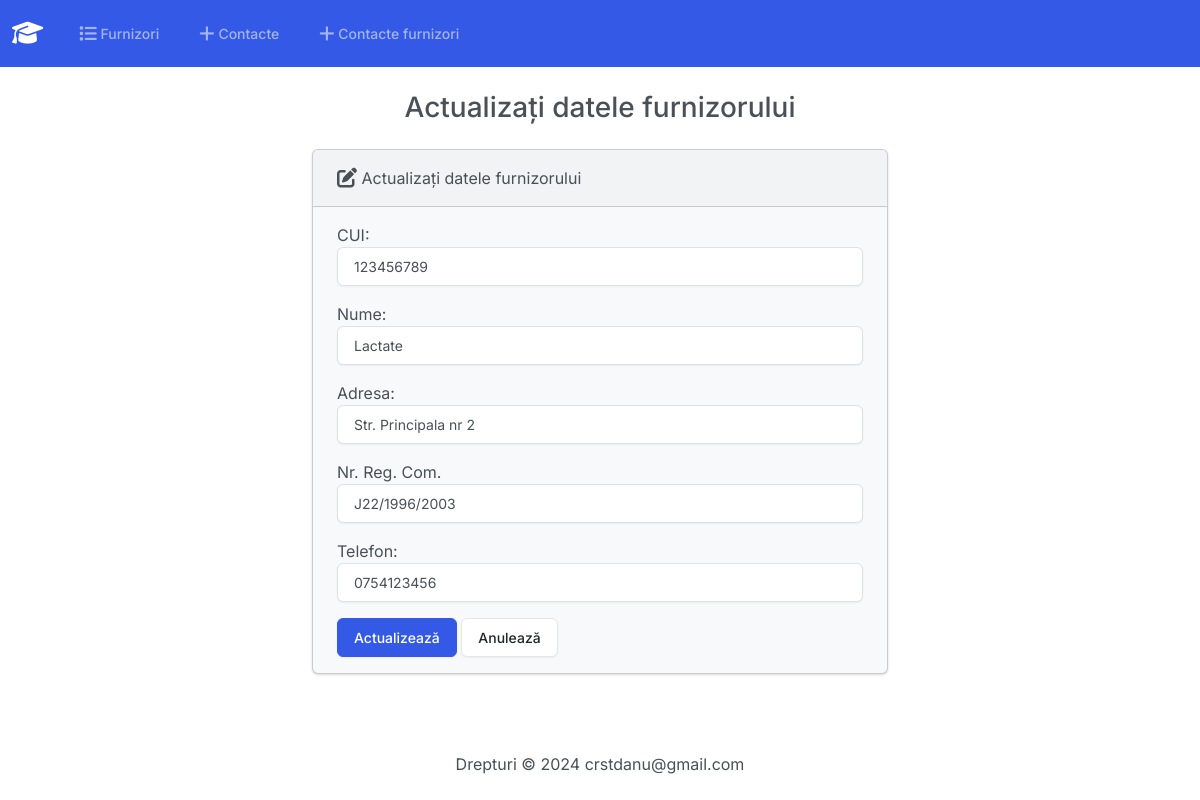
The page /furnizori/editeaza/1 on the database as committed earlier.
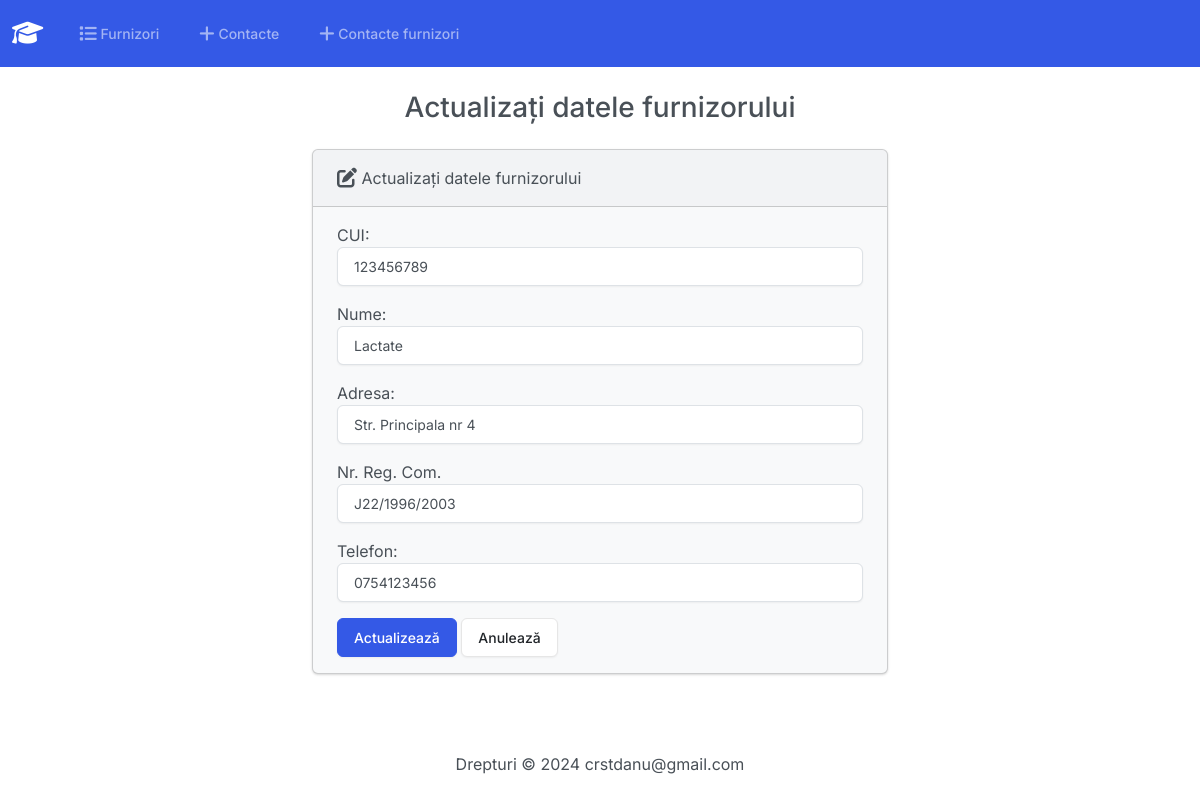
The same page on the database as committed later.
### Gestiune/models.py (models this page shows, shortened)
class Furnizor(models.Model):
    class Meta:
        verbose_name_plural = 'Furnizori'
    cui = models.CharField(max_length=9, unique=True)
    nume = models.CharField(max_length=100, default='')
    adresa = models.CharField(max_length=255, default='')
    numar_reg_com = models.CharField(max_length=15, default='')
    telefon = models.CharField(max_length=15, default='')

### Gestiune/views.py (the view)
def editeaza_furnizor(request, id):
    if request.method == 'POST':
        furnizor = Furnizor.objects.get(pk=id)
        form = FurnizorForm(request.POST, instance=furnizor)
        if form.is_valid():
            form.save()
            return render(request, 'Gestiune/furnizori/editeaza.html', {
                'form': form,
                'success': True
            })
    else:
        furnizor = Furnizor.objects.get(pk=id)
        form = FurnizorForm(instance=furnizor)
    return render(request, 'Gestiune/furnizori/editeaza.html', {
        'form': form
    })

### Gestiune/forms.py
class FurnizorForm(forms.ModelForm):
    class Meta:
        model = Furnizor
        fields = ['cui', 'nume', 'adresa', 'numar_reg_com', 'telefon']
        labels = {
            'cui': 'CUI',
            'nume': 'Nume',
            'adresa': 'Adresa',
            'numar_reg_com': 'Nr. Reg. Com.',
            'telefon': 'Telefon',
        }
        widgets = {
            'cui': forms.TextInput(attrs={'class': 'form-control'}),
            'nume': forms.TextInput(attrs={'class': 'form-control'}),
            'adresa': forms.TextInput(attrs={'class': 'form-control'}),
            'numar_reg_com': forms.TextInput(attrs={'class': 'form-control'}),
            'telefon': forms.TextInput(attrs={'class': 'form-control'}),
        }

### Gestiune/templates/Gestiune/furnizori/editeaza.html (shortened to what this page needs)
{% extends "Gestiune/base.html" %}
{% block body %}
<h3 class="text-center m-4">Actualizați datele furnizorului</h3>
{% if success %}
<div class="alert alert-success" role="alert">
    Furnizorul a fost actualizat cu succes.
    <a href="{% url 'index_furnizor' %}" class="alert-link">Mergi la pagina principală.</a>
</div>
{% else %}
<div class="row justify-content-center">
    <div class="col-6">
        <div class="card bg-light mb-3">
            <div class="card-header">
                <i class="fa-solid fa-pen-to-square fa-lg"></i> Actualizați datele furnizorului
            </div>
            <div class="card-body">
                <form action="" method="POST">
                    {{ form.as_p }}
                    <button type="submit" class="btn btn-primary">Actualizează</button>
                    <a href="{% url 'index_furnizor' %}" class="btn btn-secondary">Anulează</a>
                </form>
            </div>
        </div>
    </div>
</div>
{% endif %}
{% endblock %}

Rows that differ between the two databases and show on the page:
changed Furnizor "Lactate": adresa "Str. Principala nr 2" → "Str. Principala nr 4"
